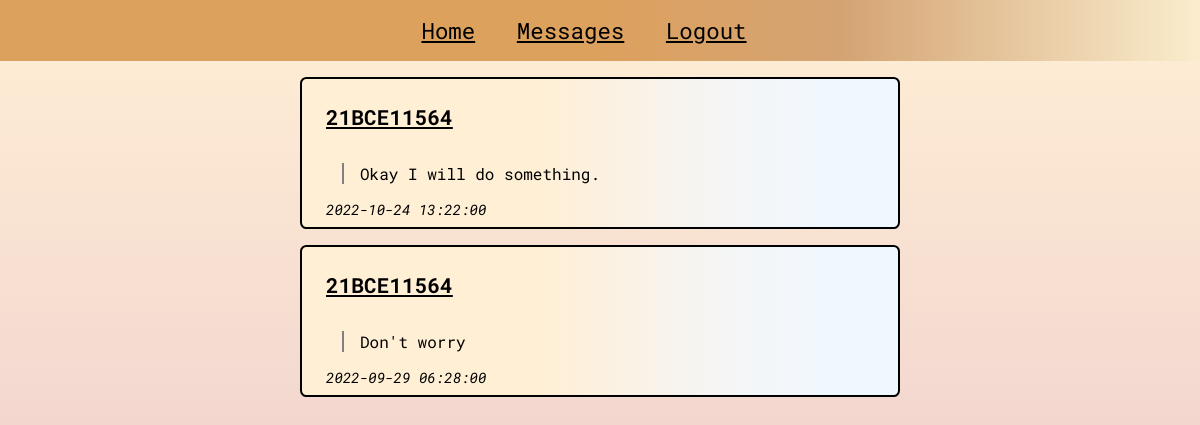
The page /proctorPageMessageHistory (signed in) on the database its author committed.
### website/models.py (models this page shows, shortened)
class Complaint(db.Model):
    id = db.Column(db.Integer, primary_key=True)
    text = db.Column(db.Text, nullable=False)
    complaintDate = db.Column(db.DateTime(timezone=True), default=func.now())
    author = db.Column(db.Integer, db.ForeignKey('student.id', ondelete="CASCADE"), nullable=False)
    date_created = db.Column(db.DateTime(timezone=True), default=func.now())
    messages = db.relationship('Message', backref='complaint', passive_deletes=True)

class Student(db.Model, UserMixin):
    id = db.Column(db.Integer, primary_key=True)
    registrationId = db.Column(db.String(20), unique=True)
    password = db.Column(db.String(20), unique=True)
    date_created = db.Column(db.DateTime(timezone=True), default=func.now())
    complaints = db.relationship('Complaint', backref='student', passive_deletes=True)

class Message(db.Model):
    id = db.Column(db.Integer, primary_key=True)
    message = db.Column(db.String(100), nullable=False)
    date_created = db.Column(db.DateTime(timezone=True), default=func.now())
    author = db.Column(db.Integer, db.ForeignKey('proctor.id', ondelete="CASCADE"), nullable=False)
    complaintId = db.Column(db.Integer, db.ForeignKey('complaint.id', ondelete="CASCADE"), nullable=False)

### website/views.py (the view)
@views.route("/proctorPageMessageHistory")
@login_required
def proctorPageMessageHistory():
    messages = Message.query.all()
    complaints = Complaint.query.all()
    return render_template("./features/proctorPageMessageHistory.html", messages=messages, complaints=complaints, user=current_user)

### website/__init__.py (called while the page is built)
def create_app():
    app = Flask(__name__)
    app.config["SECRET_KEY"] = "xyz123Anonymous"
    app.config["SQLALCHEMY_DATABASE_URI"] = f"sqlite:///{DB_NAME}"
    db.init_app(app)
    from .views import views
    from .auth import auth
    app.register_blueprint(views, url_prefix="/")
    app.register_blueprint(auth, url_prefix="/")
    from .models import Student, Proctor, Warden, Complaint
    create_database(app)
    login_manager = LoginManager()
    login_manager.login_view = "auth.proctorLogin"
    login_manager.init_app(app)
    @login_manager.user_loader
    def load_user(id):
        return Student.query.get(int(id))
    return app

### website/templates/features/proctorPageMessageHistory.html (shortened to what this page needs)
{% extends "./home/proctorHome.html" %}
{% block main %}
    {% for message in messages|reverse %}
        {% if user.id == message.author %}
            <section class="complaint__card">
                <section class="complaint__content">
                    <p class="complaint__by">
                        {% for complaint in complaints %}
                            {% if message.complaintId == complaint.id %}
                                {{complaint.student.registrationId}}
                            {% endif %}
                        {% endfor %}
                    </p>
                    <p class="complaint__text">
                        {{message.message}}
                    </p>
                    <p class="complaint__date">
                        {{message.date_created}}
                    </p>
                </section>
            </section>
        {% endif %}
    {% endfor %}
{% endblock main %}

### website/static/css/allHomeStyles.css (style rules this page uses)
* { font-family: 'Roboto Mono', monospace; margin: 0; padding: 0; box-sizing: border-box; }
body { width: 100vw; min-height: 100vh; max-height: max-content; background: linear-gradient(to top, #e8c2ca, papayawhip); }
.complaint__card { padding-top: 1rem; display: flex; flex-direction: column; align-items: center; gap: 1.5rem; }
.complaint__card .complaint__content { background: linear-gradient(to left, aliceblue 10%, whitesmoke 30%, papayawhip 60%); border-radius: 0.4rem; padding: 1.5rem; padding-bottom: 0.5rem; width: min(50%, 900px); height: fit-content; border: 2px solid black; }
.complaint__by { letter-spacing: 0.2px; text-decoration: underline; padding-bottom: 1rem; font-weight: 800; font-size: 1.3rem; }
.complaint__date { font-size: 0.9rem; padding-top: 1rem; font-style: italic; }
.complaint__text { margin: 1rem; margin-bottom: 0; padding-left: 1rem; border-left: 2px solid grey; }

### rows shown on the page
Message: message "Okay I will do something.", date_created "2022-10-24 13:22:00"
Complaint: student.registrationId "21BCE11564"
Message: message "Don't worry", date_created "2022-09-29 06:28:00"
Complaint: student.registrationId "21BCE11564"
